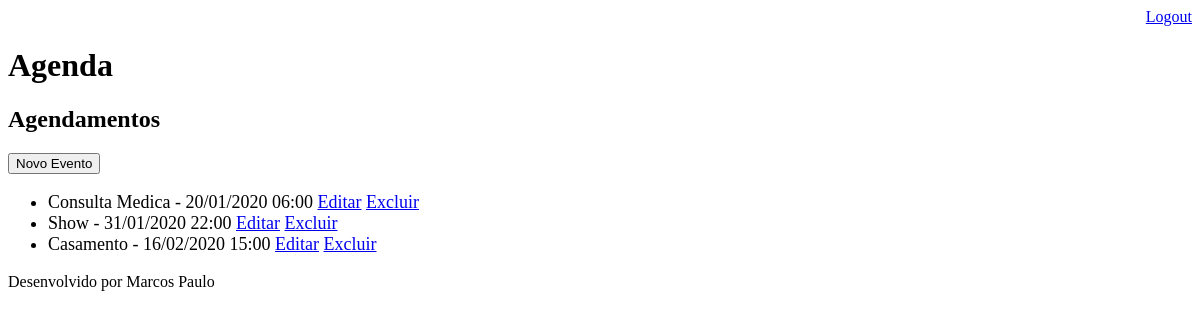
/agenda/ (signed in), run on an earlier commit of the app's database.
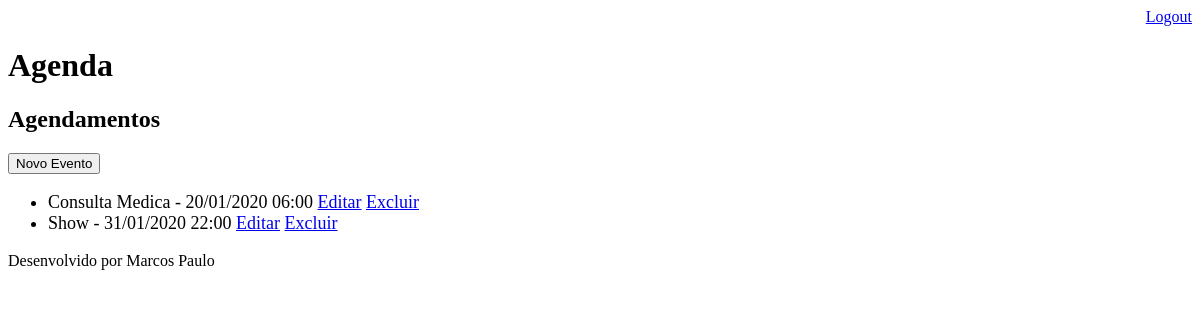
And on a later commit of the database.
### core/models.py (models this page shows, shortened)
class Evento(models.Model):
    titulo = models.CharField(max_length=100)
    descricao = models.TextField(blank=True, null=True)
    data_evento = models.DateTimeField(verbose_name='Data do Evento')
    data_criacao = models.DateTimeField(auto_now=True)
    local = models.CharField(max_length=200, blank=True, null=True)
    usuario = models.ForeignKey(User, on_delete=models.CASCADE)
    class Meta:
        db_table = 'evento'
    def get_data_evento(self):
        return self.data_evento.strftime('%d/%m/%Y %H:%M')
    def get_evento_situacao(self):
        if self.data_evento < datetime.now():
            return 1
        else:
            if self.data_evento > datetime.now() and self.data_evento < datetime.now() + timedelta(hours=1):
                return 2

### core/views.py (the view)
# urls.py: path('agenda/', views.lista_eventos),
@login_required(login_url='/login/')
def lista_eventos(request):
    usuario = request.user
    data_atual = datetime.now() - timedelta(hours=1)
    evento = Evento.objects.filter(usuario=usuario, data_evento__gt=data_atual)
    dados = {'eventos': evento}
    return render(request, 'agenda.html', dados)

### templates/agenda.html
{% extends "model-page.html" %}
{% block content %}
    <h2>Agendamentos</h2>
    <a href="evento/">
        <button type="button">Novo Evento</button>
    </a>
    <ul style="font-size: 18px">
    {% for evento in eventos %}
        <li>
            <div style={% if evento.get_evento_situacao == 1 %}
                            "color:red"
                        {% elif evento.get_evento_situacao == 2 %}
                            "color:yellow"
                        {% else %}
                            "color:black"
                        {% endif %}>
                {{ evento.titulo }} - {{ evento.get_data_evento }}
                <a href="evento/?id={{ evento.id }}">Editar</a>
                <a href="evento/delete/{{ evento.id }}/">Excluir</a>
            </div>
        </li>
        {% endfor %}
    </ul>
{% endblock %}

What changed in the data, as far as the page shows it:
no longer on this page (row edited): Evento: titulo "Casamento", get_data_evento "16/02/2020 15:00"
